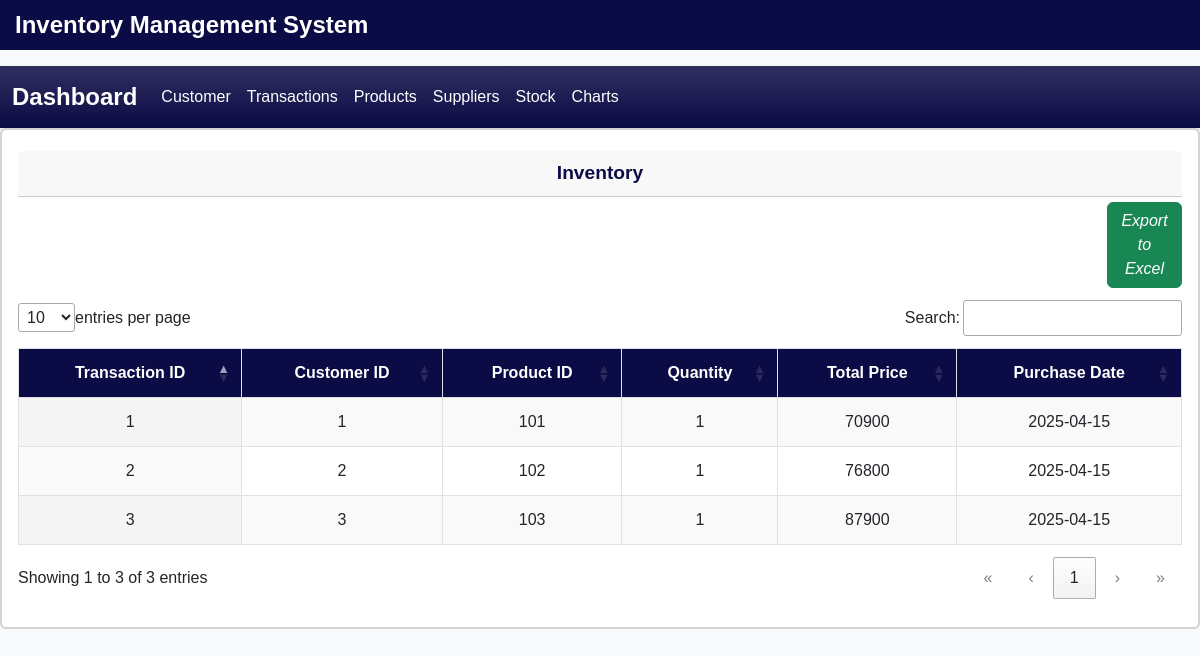
/transaction.php, run on the app's committed database.
### tables this page shows
CREATE TABLE `transactions_table` (
  `transaction_id` int PRIMARY KEY AUTO_INCREMENT,
  `customer_id` int,
  `product_id` int,
  `quantity` int,
  `total_price` decimal,
  `purchase_date` date
);

### transaction.php (the view, shortened to what this page needs)
<?php
include "header.php";
include "navbar.php";
$host = 'localhost';
$username =  'root';
$password = '';
$database = 'new-ims';
$conn = '';
try{
  $conn = new mysqli($host, $username, $password, $database);
}catch(mysqli_sql_exception){
  echo"Could not connect to the database";
}
?>
<div class="card border-2">
  <div class="card-body">
    <div class = "card-header">Inventory</div>
        <div class="row">
      <div class="col-1"></div>
      <div class="col-1"></div>
      <div class="col-1"></div>
      <div class="col-1"></div>
      <div class="col-1"></div>
      <div class="col-1"></div>
      <div class="col-1"></div>
      <div class="col-1"></div>
      <div class="col-1"></div>
      <div class="col-1"></div>
      <div class="col-1"></div>
      <div class="col-1">
        <a href = "functions/excelTransac.php" class = "btn btn-success"><i class = "dwn">Export to Excel</i></a>
      </div>
    </div>
<table id="myTable" class="display">
        <thead>
            <tr>
                <th>Transaction ID</th>
                <th>Customer ID</th>
                <th>Product ID</th>
                <th>Quantity</th>
                <th>Total Price</th>
                <th>Purchase Date</th>
            </tr>
        </thead>
        <tbody>
<?php
    $query = "SELECT transaction_id, customer_id, product_id, quantity, total_price, purchase_date FROM transactions_table";
    $result = $conn->query($query);
    if($result->num_rows > 0 ){
      while($row = $result->fetch_assoc()){
        echo "<tr>";
        echo "<td>" .  htmlspecialchars($row['transaction_id']). "</td>";
        echo "<td>" .  htmlspecialchars($row['customer_id']). "</td>";
        echo "<td>" .  htmlspecialchars($row['product_id']). "</td>";
        echo "<td>" .  htmlspecialchars($row['quantity']). "</td>";
        echo "<td>" .  htmlspecialchars($row['total_price']) . "</td>";
        echo "<td>" .  htmlspecialchars($row['purchase_date']). "</td>";
      }
    }else {
      echo "<tr> <td colspan = '6'>No data found </td> </tr>";
    }
?>
        </tbody>
    </table>
</div>
<?php include "footer.php"; ?>

### data on the page
transactions_table: transaction_id "1", customer "1", product "101", quantity "1", total_price "70900", purchase_date "2025-04-15"
transactions_table: transaction_id "2", customer "2", product "102", quantity "1", total_price "76800", purchase_date "2025-04-15"
transactions_table: transaction_id "3", customer "3", product "103", quantity "1", total_price "87900", purchase_date "2025-04-15"
